Frame 1 (no input): blank canvas, image omitted
Frame 60 (the mouse pressed at the canvas centre just before this capture): blank canvas, image omitted
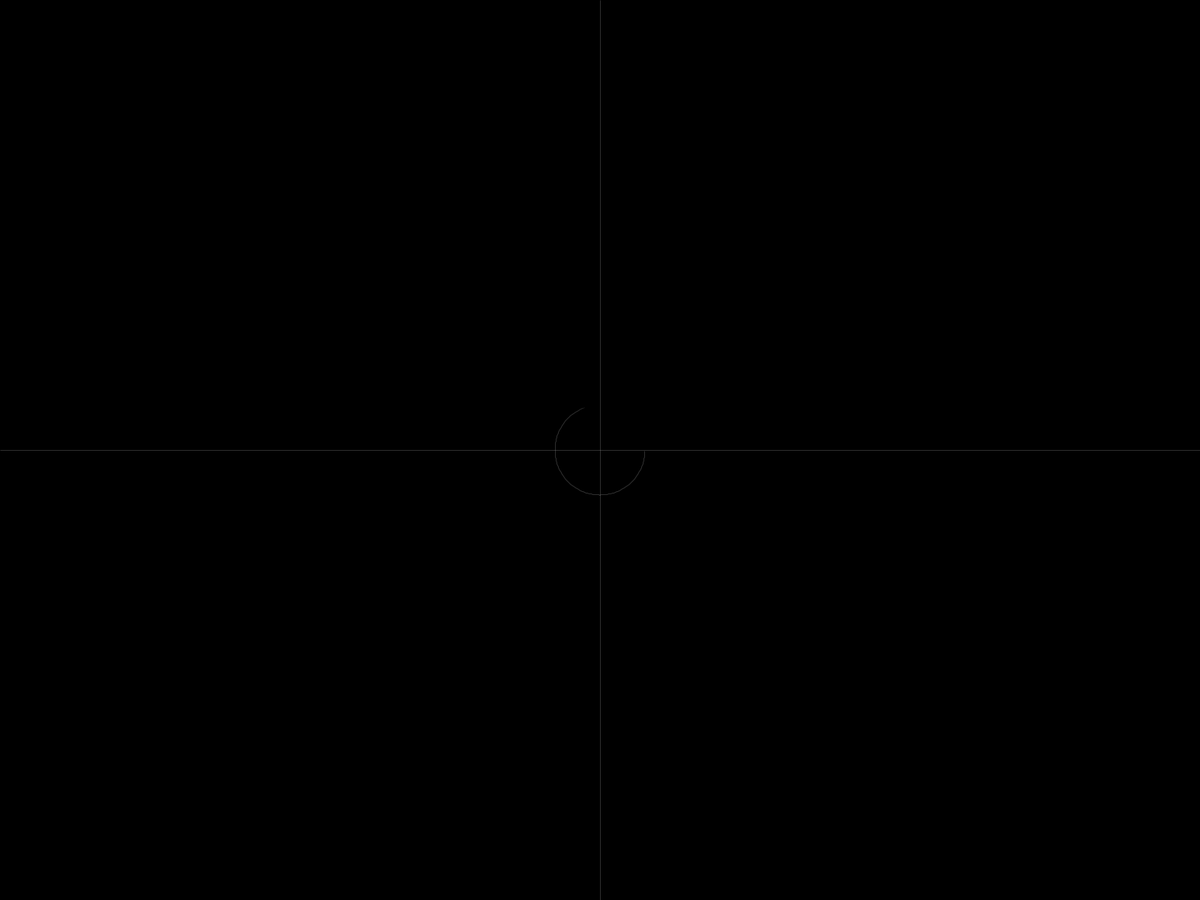
Frame 120 (the mouse held since frame 60 and released just before this capture)

The Processing sketch whose frames 1 and 60 were blank and that drew this single picture after the mouse press (run headless with seeded random() and noise(); from frame 60 on, the mouse is pressed at the canvas centre):

// Processing sketch: Circle
// ── Circle.pde
infoCircle circle;

void setup() {
  fullScreen();
  smooth();
  frameRate(60);
  
  background(0);
  circle = new infoCircle();
}

void draw() {
  noCursor();
fill(0,0,0,100);
rect(-1,-1,width+1,height+1);
stroke(255,255,255,50);
strokeWeight(1);
strokeCap(SQUARE);
strokeJoin(ROUND);
noFill();
circle.display();
circle.update();
}

// ── infoCircle.pde
class infoCircle {
  PVector[] locations;
  PVector[] signLocations;
  int locationAmount = 150;
  float radius = 60;
  int counter = 0;
  int drawUntil = 0;
  PVector sign;
  float sinOff = HALF_PI;
  float sinOffInc = 0.02;

  infoCircle() {
    locations = new PVector[locationAmount];
    float angle = 0;
    for (int i = 0; i<locationAmount; i++) {  //SAVE LOCATIONS FOR THE CIRCLE
      locations[i]=(new PVector(radius*cos(angle), radius*sin(angle)));
      angle+=(PI+HALF_PI)/locationAmount;
      
    }
    //SAVE LOCATIONS FOR THE SIGN
    
    signLocations = new PVector[3];
    sign = new PVector(radius/2, -radius/2);
    signLocations[0] = sign.copy();
    signLocations[1] = sign.copy().mult(2);
    signLocations[2] = signLocations[1].copy().add(new PVector(2*radius, 0));
  }
  
  void init() {
    counter=0;
    drawUntil=0;
  }

  void update() {
    if(mousePressed) {
    sinOff+=sinOffInc;
    counter+=2;   
    if (counter<locationAmount) {
      drawUntil = int(locationAmount*sin(map(counter, 0, locationAmount, 0, HALF_PI)));
    }
    } else {
     init(); 
    }
  }

  void display() {
    //stroke(255,255,255,map(drawUntil, 0, locationAmount, 0, 100));
    stroke(255,255,255,map(sin(sinOff),-1,1,0,30));
    translate(mouseX, mouseY);
    beginShape();  //STARTS THE INFOCIRCLE
    int i = 0;
    for (PVector p : locations) {
      if (i==drawUntil) {
        break;
      }
      
  //  if (i<(locationAmount/2)) {
 //      line(signLocations[0].x,signLocations[0].y,signLocations[1].x,signLocations[1].y);
  //      line(signLocations[1].x,signLocations[1].y,signLocations[2].x,signLocations[2].y);
  //      line(signLocations[0].x,signLocations[0].y,lerp(signLocations[0].x,signLocations[1].x, i/(locationAmount/2)),lerp(signLocations[0].y,signLocations[1].y, i/(locationAmount/2)));
  //  }
      
      curveVertex(p.x, p.y);
      i++;
    }
    endShape(); //INFOCIRCLE DRAWING ENDS HERE
        
      if(drawUntil>0) {
//         textSize(10);
//     text(mouseX + ", " + mouseY, signLocations[1].x,signLocations[1].y-5);
  //  beginShape();
 //   vertex(signLocations[0].x,signLocations[0].y);
   // vertex(lerp(signLocations[0].x,signLocations[1].x, drawUntil/locationAmount),lerp(signLocations[0].y,signLocations[1].y, drawUntil/locationAmount));
 //   vertex(signLocations[1].x,signLocations[1].y);
 //   vertex(signLocations[2].x,signLocations[2].y);
//    endShape();
    
    translate(-mouseX,-mouseY);
    
    line(mouseX, 0, mouseX, height);
    line(0, mouseY, width, mouseY);
       }
    
  }
}
